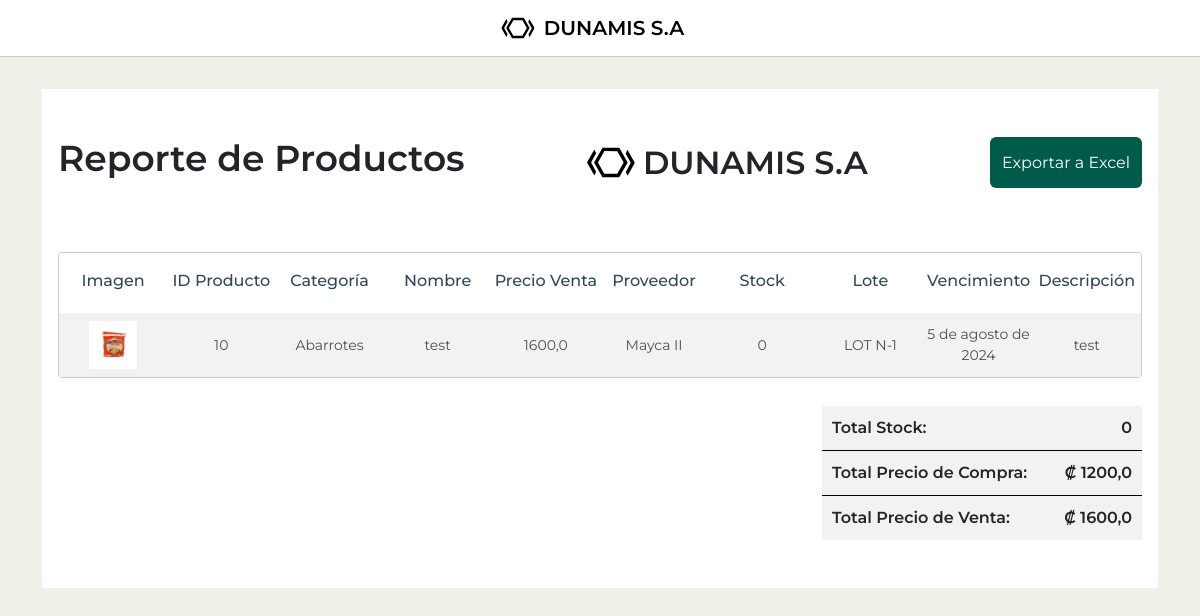
The page /productos/productos/report/ on the database as committed earlier.
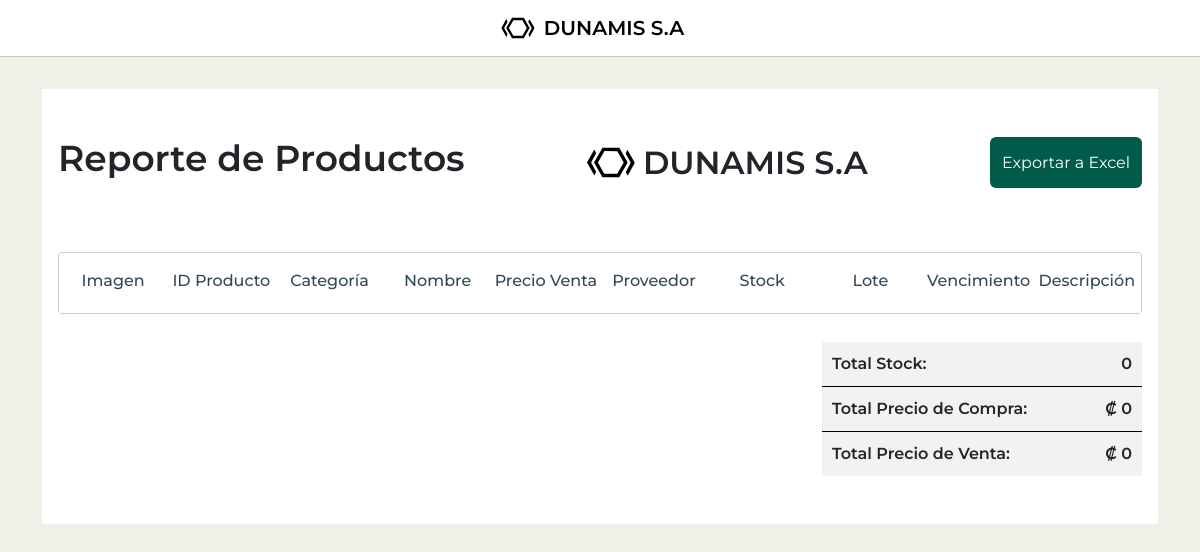
The same page on the database as committed later.
### mod_ventas/sub_mod_productos/models.py (models this page shows, shortened)
class Producto(models.Model):
    nombre = models.CharField(max_length=150)
    imagen = models.ImageField(upload_to='productos/', blank=True, null=True, default='productos/default.png')
    tipo_producto = models.ForeignKey(TipoProducto, on_delete=models.CASCADE, default=1)
    proveedor = models.ForeignKey(Proveedor, on_delete=models.CASCADE, default=1)
    precio_compra = models.FloatField(validators=[MinValueValidator(1)], default=0)
    precio_venta = models.FloatField(validators=[MinValueValidator(1)], default=0)
    codigo_lote = models.CharField(max_length=150, default='')
    stock = models.IntegerField(default=0)
    fecha_vencimiento = models.DateField(default=date.today)
    slug = models.SlugField(default='', null=False)
    activo = models.BooleanField(default=True)
    descripcion = models.TextField()

class TipoProducto(models.Model):
    nombre =  models.CharField(max_length=100, default='')
    descripcion = models.CharField(max_length=255)
    activo = models.BooleanField(default=True)
    def __str__(self):
        return self.nombre

### mod_ventas/sub_mod_proveedores/models.py (models this page shows, shortened)
class Proveedor(models.Model):
    nombre = models.CharField(max_length=150)
    correo = models.EmailField(default='')
    numero_telefonico = models.IntegerField(default=0)
    tiempo_despacho_aprox = models.IntegerField(validators=[MinValueValidator(1)], default=0)
    activo = models.BooleanField(default=True)
    slug = models.SlugField(default='', null=False)
    saldo_adeudado = models.DecimalField(max_digits=10, decimal_places=2, default=0.00, validators=[MinValueValidator(0)])

### mod_ventas/sub_mod_productos/views.py (the view)
# urls.py: path('productos/report/', ProductoReportView.as_view(), name='producto_report'),
class ProductoReportView(View):
    template_name = 'sub_mod_productos/producto_report.html'
    def get(self, request):
        productos = Producto.objects.all()
        total_stock = productos.aggregate(Sum('stock'))['stock__sum'] or 0
        total_precio_compra = productos.aggregate(Sum('precio_compra'))['precio_compra__sum'] or 0
        total_precio_venta = productos.aggregate(Sum('precio_venta'))['precio_venta__sum'] or 0
        context = {
            'productos': productos,
            'total_stock': total_stock,
            'total_precio_compra': total_precio_compra,
            'total_precio_venta': total_precio_venta,
        }
        return render(request, self.template_name, context)

### mod_ventas/sub_mod_productos/templates/sub_mod_productos/producto_report.html (shortened to what this page needs)
{% extends "base.html" %}
{% load static %}
{% block content %}
  <section class="report">
		<div class="report-header">
			<h1 class="report-title">Reporte de Productos</h1>
			<div class="logo-container-report">
				<img class="logo" src="{% static 'img/logo.svg' %}" alt="Logo">
				DUNAMIS S.A
			</div>
      <a href="{% url 'producto_report_export' %}" class="btn btn-primary">Exportar a Excel</a>
		</div>
      <div class="table-responsive">
      	<table class="table report-table table-striped">
        	<thead>
          	<tr class="table-header">
            	<th scope="col">Imagen</th>
              <th scope="col">ID Producto</th>
              <th scope="col">Categoría</th>
              <th scope="col">Nombre</th>
              <th scope="col">Precio Venta</th>
              <th scope="col">Proveedor</th>
              <th scope="col">Stock</th>
              <th scope="col">Lote</th>
              <th scope="col">Vencimiento</th>
              <th scope="col">Descripción</th>
            </tr>
          </thead>
          <tbody>
      {% for producto in productos %}
          <tr>
          <td>
            <div class="img-table-container">
            <img src="{{ producto.imagen.url }}" alt="{{ producto.nombre }}">
            </div>
          </td>
          <td>
            <p>{{ producto.id }}</p>
          </td>
          <td>
            <p>{{ producto.tipo_producto }}</p>
          </td>
          <td>
            <p>{{ producto.nombre }}</p>
          </td>
          <td>
            <p>{{ producto.precio_venta }}</p>
          </td>
          <td>
            <p>{{ producto.proveedor.nombre }}</p>
          </td>
          <td>
            <p>{{ producto.stock }}</p>
          </td>
          <td>
            <p>{{ producto.codigo_lote }}</p>
          </td>
          <td>
            <p>{{ producto.fecha_vencimiento }}</p>
          </td>
          <td>
            <p>{{ producto.descripcion }}</p>
          </td>
        </tr>
      {% endfor %}
        </tbody>
      </table>
      </div>
			<div class="total-info">
				<div class="total-info-wrapper">
					<ul class="total-list">
						<li>Total Stock: <span>{{ total_stock }}</span></li>
						<li>Total Precio de Compra: <span>₡ {{ total_precio_compra }}</span></li>
						<li>Total Precio de Venta: <span>₡ {{ total_precio_venta }}</span></li>
					</ul>
				</div>
			</div>
    </section>
{% endblock content %}

Rows that differ between the two databases and show on the page:
removed Producto: imagen (picture), id "10", tipo_producto "Abarrotes", nombre "test", precio_venta "1600,0", proveedor.nombre "Mayca II", stock "0", codigo_lote "LOT N-1", fecha_vencimiento "5 de agosto de 2024", descripcion "test"
Other text that changed with them:
{{ total_precio_compra }}: "1200,0" → "0"
{{ total_precio_venta }}: "1600,0" → "0"
